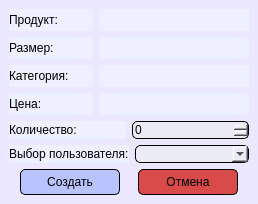
<?xml version="1.0" encoding="UTF-8"?>
<ui version="4.0">
 <class>CreateOrderWindow</class>
 <widget class="QMainWindow" name="CreateOrderWindow">
  <property name="geometry">
   <rect>
    <x>0</x>
    <y>0</y>
    <width>258</width>
    <height>204</height>
   </rect>
  </property>
  <property name="windowTitle">
   <string>MainWindow</string>
  </property>
  <property name="styleSheet">
   <string notr="true">background-color: rgb(235, 231, 255);</string>
  </property>
  <widget class="QWidget" name="centralwidget">
   <layout class="QVBoxLayout" name="verticalLayout_3">
    <item>
     <layout class="QVBoxLayout" name="verticalLayout_2">
      <item>
       <layout class="QVBoxLayout" name="verticalLayout">
        <item>
         <layout class="QHBoxLayout" name="horizontalLayout_2">
          <item>
           <widget class="QLabel" name="label">
            <property name="styleSheet">
             <string notr="true">background-color: rgb(238, 240, 255);</string>
            </property>
            <property name="text">
             <string>Продукт:</string>
            </property>
           </widget>
          </item>
          <item>
           <widget class="QLabel" name="name_label">
            <property name="minimumSize">
             <size>
              <width>150</width>
              <height>0</height>
             </size>
            </property>
            <property name="styleSheet">
             <string notr="true">background-color: rgb(238, 240, 255);</string>
            </property>
            <property name="text">
             <string/>
            </property>
            <property name="alignment">
             <set>Qt::AlignCenter</set>
            </property>
           </widget>
          </item>
         </layout>
        </item>
        <item>
         <layout class="QHBoxLayout" name="horizontalLayout_3">
          <item>
           <widget class="QLabel" name="label_3">
            <property name="styleSheet">
             <string notr="true">background-color: rgb(238, 240, 255);</string>
            </property>
            <property name="text">
             <string>Размер:</string>
            </property>
           </widget>
          </item>
          <item>
           <widget class="QLabel" name="sizes_label">
            <property name="minimumSize">
             <size>
              <width>150</width>
              <height>0</height>
             </size>
            </property>
            <property name="styleSheet">
             <string notr="true">background-color: rgb(238, 240, 255);</string>
            </property>
            <property name="text">
             <string/>
            </property>
            <property name="alignment">
             <set>Qt::AlignCenter</set>
            </property>
           </widget>
          </item>
         </layout>
        </item>
        <item>
         <layout class="QHBoxLayout" name="horizontalLayout_4">
          <item>
           <widget class="QLabel" name="label_6">
            <property name="styleSheet">
             <string notr="true">background-color: rgb(238, 240, 255);</string>
            </property>
            <property name="text">
             <string>Категория:</string>
            </property>
           </widget>
          </item>
          <item>
           <widget class="QLabel" name="categories_label">
            <property name="minimumSize">
             <size>
              <width>150</width>
              <height>0</height>
             </size>
            </property>
            <property name="styleSheet">
             <string notr="true">background-color: rgb(238, 240, 255);</string>
            </property>
            <property name="text">
             <string/>
            </property>
            <property name="alignment">
             <set>Qt::AlignCenter</set>
            </property>
           </widget>
          </item>
         </layout>
        </item>
        <item>
         <layout class="QHBoxLayout" name="horizontalLayout_5">
          <item>
           <widget class="QLabel" name="label_8">
            <property name="styleSheet">
             <string notr="true">background-color: rgb(238, 240, 255);</string>
            </property>
            <property name="text">
             <string>Цена:</string>
            </property>
           </widget>
          </item>
          <item>
           <widget class="QLabel" name="price_label">
            <property name="minimumSize">
             <size>
              <width>150</width>
              <height>0</height>
             </size>
            </property>
            <property name="styleSheet">
             <string notr="true">background-color: rgb(238, 240, 255);</string>
            </property>
            <property name="text">
             <string/>
            </property>
            <property name="alignment">
             <set>Qt::AlignCenter</set>
            </property>
           </widget>
          </item>
         </layout>
        </item>
        <item>
         <layout class="QHBoxLayout" name="horizontalLayout">
          <item>
           <widget class="QLabel" name="label_5">
            <property name="styleSheet">
             <string notr="true">background-color: rgb(238, 240, 255);</string>
            </property>
            <property name="text">
             <string>Количество:</string>
            </property>
           </widget>
          </item>
          <item>
           <widget class="QSpinBox" name="quantitytBox">
            <property name="minimumSize">
             <size>
              <width>46</width>
              <height>0</height>
             </size>
            </property>
            <property name="styleSheet">
             <string notr="true">background-color: rgb(235, 235, 245);
border-radius: 5px;
border: 1px solid dlack</string>
            </property>
           </widget>
          </item>
         </layout>
        </item>
       </layout>
      </item>
      <item>
       <layout class="QHBoxLayout" name="user_choise_layout">
        <item>
         <widget class="QLabel" name="label_user_box">
          <property name="styleSheet">
           <string notr="true">background-color: rgb(238, 240, 255);</string>
          </property>
          <property name="text">
           <string>Выбор пользователя:</string>
          </property>
         </widget>
        </item>
        <item>
         <widget class="QComboBox" name="usersBox">
          <property name="minimumSize">
           <size>
            <width>112</width>
            <height>0</height>
           </size>
          </property>
          <property name="styleSheet">
           <string notr="true">background-color: rgb(235, 235, 245);
border-radius: 5px;
border: 1px solid dlack</string>
          </property>
          <item>
           <property name="text">
            <string/>
           </property>
          </item>
         </widget>
        </item>
       </layout>
      </item>
      <item>
       <layout class="QHBoxLayout" name="horizontalLayout_7">
        <item>
         <spacer name="horizontalSpacer">
          <property name="orientation">
           <enum>Qt::Horizontal</enum>
          </property>
          <property name="sizeHint" stdset="0">
           <size>
            <width>40</width>
            <height>20</height>
           </size>
          </property>
         </spacer>
        </item>
        <item>
         <widget class="QPushButton" name="create_btn">
          <property name="minimumSize">
           <size>
            <width>100</width>
            <height>0</height>
           </size>
          </property>
          <property name="styleSheet">
           <string notr="true">QPushButton {
	background-color: rgb(185, 196, 255);
	padding: 5 10 5 10;
	border:1px solid black;
	border-radius: 5px;
}

QPushButton:hover {
	background-color: rgb(155, 155, 224);
}

QPushButton:pressed {
	background-color: rgb(140, 140, 207);
}</string>
          </property>
          <property name="text">
           <string>Создать</string>
          </property>
         </widget>
        </item>
        <item>
         <spacer name="horizontalSpacer_3">
          <property name="orientation">
           <enum>Qt::Horizontal</enum>
          </property>
          <property name="sizeHint" stdset="0">
           <size>
            <width>40</width>
            <height>20</height>
           </size>
          </property>
         </spacer>
        </item>
        <item>
         <widget class="QPushButton" name="clousing_btn">
          <property name="minimumSize">
           <size>
            <width>100</width>
            <height>0</height>
           </size>
          </property>
          <property name="styleSheet">
           <string notr="true">QPushButton {
	background-color: rgb(217, 74, 74);
	padding: 5 10 5 10;
	border:1px solid black;
	border-radius: 5px;
}

QPushButton:hover {
	background-color: rgb(222, 87, 87);
}

QPushButton:pressed {
	background-color: rgb(217, 139, 139);
}</string>
          </property>
          <property name="text">
           <string>Отмена</string>
          </property>
         </widget>
        </item>
        <item>
         <spacer name="horizontalSpacer_2">
          <property name="orientation">
           <enum>Qt::Horizontal</enum>
          </property>
          <property name="sizeHint" stdset="0">
           <size>
            <width>40</width>
            <height>20</height>
           </size>
          </property>
         </spacer>
        </item>
       </layout>
      </item>
     </layout>
    </item>
   </layout>
  </widget>
 </widget>
 <resources/>
 <connections/>
</ui>
